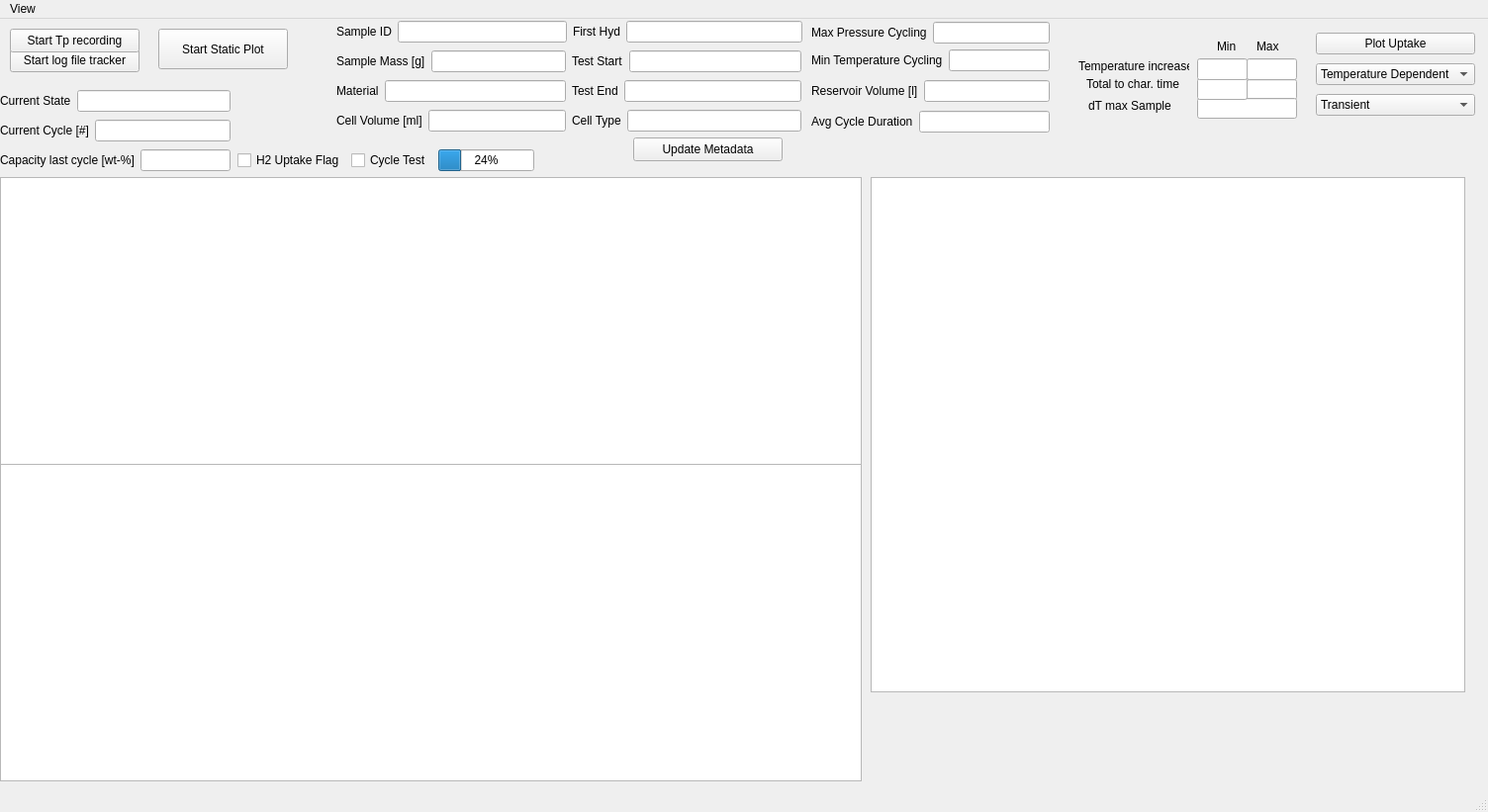
<?xml version="1.0" encoding="UTF-8"?>
<ui version="4.0">
 <class>MainWindow</class>
 <widget class="QMainWindow" name="MainWindow">
  <property name="geometry">
   <rect>
    <x>0</x>
    <y>0</y>
    <width>1504</width>
    <height>821</height>
   </rect>
  </property>
  <property name="windowTitle">
   <string>MainWindow</string>
  </property>
  <widget class="QWidget" name="centralwidget">
   <widget class="QGraphicsView" name="ExpMetaPlotLeftLower">
    <property name="geometry">
     <rect>
      <x>0</x>
      <y>450</y>
      <width>871</width>
      <height>321</height>
     </rect>
    </property>
   </widget>
   <widget class="QWidget" name="layoutWidget_5">
    <property name="geometry">
     <rect>
      <x>340</x>
      <y>0</y>
      <width>471</width>
      <height>26</height>
     </rect>
    </property>
    <layout class="QHBoxLayout" name="horizontalLayout_10">
     <item>
      <layout class="QHBoxLayout" name="horizontalLayout">
       <item>
        <widget class="QLabel" name="label_15">
         <property name="text">
          <string>Sample ID</string>
         </property>
        </widget>
       </item>
       <item>
        <widget class="QLineEdit" name="sample_id_edit_field">
         <property name="text">
          <string/>
         </property>
        </widget>
       </item>
      </layout>
     </item>
     <item>
      <layout class="QHBoxLayout" name="horizontalLayout_9">
       <item>
        <widget class="QLabel" name="label_14">
         <property name="text">
          <string>First Hyd</string>
         </property>
        </widget>
       </item>
       <item>
        <widget class="QLineEdit" name="first_hyd_edit_field">
         <property name="text">
          <string/>
         </property>
        </widget>
       </item>
      </layout>
     </item>
    </layout>
   </widget>
   <widget class="QLineEdit" name="MaxCharTimeEditField">
    <property name="geometry">
     <rect>
      <x>1260</x>
      <y>61</y>
      <width>51</width>
      <height>21</height>
     </rect>
    </property>
   </widget>
   <widget class="QWidget" name="layoutWidget_6">
    <property name="geometry">
     <rect>
      <x>240</x>
      <y>130</y>
      <width>300</width>
      <height>26</height>
     </rect>
    </property>
    <layout class="QHBoxLayout" name="horizontalLayout_4">
     <item>
      <widget class="QCheckBox" name="h2_uptake_check_box">
       <property name="text">
        <string>H2 Uptake Flag</string>
       </property>
      </widget>
     </item>
     <item>
      <widget class="QCheckBox" name="cycle_test_check_box">
       <property name="text">
        <string>Cycle Test</string>
       </property>
      </widget>
     </item>
     <item>
      <widget class="QProgressBar" name="progress_bar">
       <property name="value">
        <number>24</number>
       </property>
      </widget>
     </item>
    </layout>
   </widget>
   <widget class="QPushButton" name="start_stop_log_file_tracker_button">
    <property name="geometry">
     <rect>
      <x>10</x>
      <y>30</y>
      <width>131</width>
      <height>24</height>
     </rect>
    </property>
    <property name="text">
     <string>Start log file tracker</string>
    </property>
   </widget>
   <widget class="QLabel" name="label_3">
    <property name="geometry">
     <rect>
      <x>1090</x>
      <y>40</y>
      <width>112</width>
      <height>16</height>
     </rect>
    </property>
    <property name="text">
     <string>Temperature increase</string>
    </property>
   </widget>
   <widget class="QLineEdit" name="dT_max_sample_measurement_edit_field">
    <property name="geometry">
     <rect>
      <x>1210</x>
      <y>80</y>
      <width>101</width>
      <height>21</height>
     </rect>
    </property>
   </widget>
   <widget class="QLabel" name="label_7">
    <property name="geometry">
     <rect>
      <x>550</x>
      <y>-20</y>
      <width>91</width>
      <height>16</height>
     </rect>
    </property>
    <property name="text">
     <string>Meta data</string>
    </property>
   </widget>
   <widget class="QLineEdit" name="MinCharTimeEditField">
    <property name="geometry">
     <rect>
      <x>1210</x>
      <y>60</y>
      <width>51</width>
      <height>22</height>
     </rect>
    </property>
   </widget>
   <widget class="QPushButton" name="update_meta_data_button">
    <property name="geometry">
     <rect>
      <x>640</x>
      <y>120</y>
      <width>151</width>
      <height>24</height>
     </rect>
    </property>
    <property name="text">
     <string>Update Metadata</string>
    </property>
   </widget>
   <widget class="QLabel" name="label">
    <property name="geometry">
     <rect>
      <x>1230</x>
      <y>20</y>
      <width>21</width>
      <height>16</height>
     </rect>
    </property>
    <property name="text">
     <string>Min</string>
    </property>
   </widget>
   <widget class="QWidget" name="layoutWidget">
    <property name="geometry">
     <rect>
      <x>1330</x>
      <y>11</y>
      <width>161</width>
      <height>91</height>
     </rect>
    </property>
    <layout class="QVBoxLayout" name="verticalLayout_8">
     <item>
      <widget class="QPushButton" name="plot_uptake_button">
       <property name="text">
        <string>Plot Uptake</string>
       </property>
      </widget>
     </item>
     <item>
      <widget class="QComboBox" name="T_p_dependent_drop_down">
       <item>
        <property name="text">
         <string>Temperature Dependent</string>
        </property>
       </item>
       <item>
        <property name="text">
         <string>Pressure Dependent</string>
        </property>
       </item>
      </widget>
     </item>
     <item>
      <widget class="QComboBox" name="XyDataSelectDropDown">
       <item>
        <property name="text">
         <string>Transient</string>
        </property>
       </item>
       <item>
        <property name="text">
         <string>Residual</string>
        </property>
       </item>
       <item>
        <property name="text">
         <string>Calculated</string>
        </property>
       </item>
       <item>
        <property name="text">
         <string>Drift</string>
        </property>
       </item>
      </widget>
     </item>
    </layout>
   </widget>
   <widget class="QWidget" name="layoutWidget_2">
    <property name="geometry">
     <rect>
      <x>0</x>
      <y>70</y>
      <width>233</width>
      <height>86</height>
     </rect>
    </property>
    <layout class="QVBoxLayout" name="verticalLayout_7">
     <item>
      <layout class="QHBoxLayout" name="horizontalLayout_20">
       <item>
        <widget class="QLabel" name="label_22">
         <property name="text">
          <string>Current State</string>
         </property>
        </widget>
       </item>
       <item>
        <widget class="QLineEdit" name="current_de_hyd_state_edit_field">
         <property name="text">
          <string/>
         </property>
        </widget>
       </item>
      </layout>
     </item>
     <item>
      <layout class="QHBoxLayout" name="horizontalLayout_19">
       <item>
        <widget class="QLabel" name="label_21">
         <property name="text">
          <string>Current Cycle [#]</string>
         </property>
        </widget>
       </item>
       <item>
        <widget class="QLineEdit" name="current_cycle_edit_field">
         <property name="text">
          <string/>
         </property>
        </widget>
       </item>
      </layout>
     </item>
     <item>
      <layout class="QHBoxLayout" name="horizontalLayout_22">
       <item>
        <widget class="QLabel" name="label_24">
         <property name="text">
          <string>Capacity last cycle [wt-%]</string>
         </property>
        </widget>
       </item>
       <item>
        <widget class="QLineEdit" name="current_uptake_edit_field">
         <property name="text">
          <string/>
         </property>
        </widget>
       </item>
      </layout>
     </item>
    </layout>
   </widget>
   <widget class="QLineEdit" name="MinTempIncEditField">
    <property name="geometry">
     <rect>
      <x>1210</x>
      <y>40</y>
      <width>51</width>
      <height>22</height>
     </rect>
    </property>
   </widget>
   <widget class="QGraphicsView" name="xy_plot_window">
    <property name="geometry">
     <rect>
      <x>880</x>
      <y>160</y>
      <width>601</width>
      <height>521</height>
     </rect>
    </property>
   </widget>
   <widget class="QWidget" name="layoutWidget_4">
    <property name="geometry">
     <rect>
      <x>820</x>
      <y>0</y>
      <width>241</width>
      <height>121</height>
     </rect>
    </property>
    <layout class="QVBoxLayout" name="verticalLayout_2">
     <item>
      <layout class="QVBoxLayout" name="verticalLayout_4">
       <item>
        <layout class="QHBoxLayout" name="horizontalLayout_14">
         <item alignment="Qt::AlignmentFlag::AlignVCenter">
          <widget class="QLabel" name="label_16">
           <property name="text">
            <string>Max Pressure Cycling</string>
           </property>
          </widget>
         </item>
         <item>
          <widget class="QLineEdit" name="max_pressure_cycling_edit_field">
           <property name="text">
            <string/>
           </property>
          </widget>
         </item>
        </layout>
       </item>
       <item>
        <layout class="QHBoxLayout" name="horizontalLayout_15">
         <item>
          <widget class="QLabel" name="label_17">
           <property name="text">
            <string>Min Temperature Cycling</string>
           </property>
          </widget>
         </item>
         <item>
          <widget class="QLineEdit" name="min_temperature_cycling_edit_field">
           <property name="text">
            <string/>
           </property>
          </widget>
         </item>
        </layout>
       </item>
      </layout>
     </item>
     <item>
      <layout class="QVBoxLayout" name="verticalLayout_5">
       <item>
        <layout class="QHBoxLayout" name="horizontalLayout_16">
         <item>
          <widget class="QLabel" name="label_18">
           <property name="text">
            <string>Reservoir Volume [l]</string>
           </property>
          </widget>
         </item>
         <item>
          <widget class="QLineEdit" name="reservoir_volume_edit_field">
           <property name="text">
            <string/>
           </property>
          </widget>
         </item>
        </layout>
       </item>
      </layout>
     </item>
     <item>
      <layout class="QHBoxLayout" name="horizontalLayout_21">
       <item>
        <widget class="QLabel" name="label_23">
         <property name="text">
          <string>Avg Cycle Duration</string>
         </property>
        </widget>
       </item>
       <item>
        <widget class="QLineEdit" name="cycle_duration_edit_field">
         <property name="text">
          <string/>
         </property>
        </widget>
       </item>
      </layout>
     </item>
    </layout>
   </widget>
   <widget class="QLabel" name="label_6">
    <property name="geometry">
     <rect>
      <x>1100</x>
      <y>80</y>
      <width>95</width>
      <height>16</height>
     </rect>
    </property>
    <property name="text">
     <string>dT max Sample</string>
    </property>
   </widget>
   <widget class="QGraphicsView" name="ExpMetaPlotLeft">
    <property name="geometry">
     <rect>
      <x>0</x>
      <y>160</y>
      <width>871</width>
      <height>291</height>
     </rect>
    </property>
   </widget>
   <widget class="QPushButton" name="start_stop_tp_recording_button">
    <property name="geometry">
     <rect>
      <x>10</x>
      <y>10</y>
      <width>131</width>
      <height>24</height>
     </rect>
    </property>
    <property name="text">
     <string>Start Tp recording</string>
    </property>
   </widget>
   <widget class="QWidget" name="layoutWidget_3">
    <property name="geometry">
     <rect>
      <x>340</x>
      <y>30</y>
      <width>470</width>
      <height>88</height>
     </rect>
    </property>
    <layout class="QHBoxLayout" name="horizontalLayout_8">
     <item>
      <layout class="QVBoxLayout" name="verticalLayout">
       <item>
        <layout class="QHBoxLayout" name="horizontalLayout_2">
         <item>
          <widget class="QLabel" name="label_8">
           <property name="text">
            <string>Sample Mass [g]</string>
           </property>
          </widget>
         </item>
         <item>
          <widget class="QLineEdit" name="sample_mass_edit_field"/>
         </item>
        </layout>
       </item>
       <item>
        <layout class="QHBoxLayout" name="horizontalLayout_7">
         <item>
          <widget class="QLabel" name="label_9">
           <property name="text">
            <string>Material</string>
           </property>
          </widget>
         </item>
         <item>
          <widget class="QLineEdit" name="material_composition_edit_field">
           <property name="text">
            <string/>
           </property>
          </widget>
         </item>
        </layout>
       </item>
       <item>
        <layout class="QHBoxLayout" name="horizontalLayout_3">
         <item>
          <widget class="QLabel" name="label_10">
           <property name="text">
            <string>Cell Volume [ml]</string>
           </property>
          </widget>
         </item>
         <item>
          <widget class="QLineEdit" name="cell_volume_edit_field">
           <property name="text">
            <string/>
           </property>
          </widget>
         </item>
        </layout>
       </item>
      </layout>
     </item>
     <item>
      <layout class="QVBoxLayout" name="verticalLayout_3">
       <item>
        <layout class="QHBoxLayout" name="horizontalLayout_11">
         <item>
          <widget class="QLabel" name="label_11">
           <property name="text">
            <string>Test Start</string>
           </property>
          </widget>
         </item>
         <item>
          <widget class="QLineEdit" name="test_start_edit_field"/>
         </item>
        </layout>
       </item>
       <item>
        <layout class="QHBoxLayout" name="horizontalLayout_12">
         <item>
          <widget class="QLabel" name="label_12">
           <property name="text">
            <string>Test End</string>
           </property>
          </widget>
         </item>
         <item>
          <widget class="QLineEdit" name="test_end_edit_field"/>
         </item>
        </layout>
       </item>
       <item>
        <layout class="QHBoxLayout" name="horizontalLayout_13">
         <item>
          <widget class="QLabel" name="label_13">
           <property name="text">
            <string>Cell Type</string>
           </property>
          </widget>
         </item>
         <item>
          <widget class="QLineEdit" name="cell_type_edit_field">
           <property name="text">
            <string/>
           </property>
          </widget>
         </item>
        </layout>
       </item>
      </layout>
     </item>
    </layout>
   </widget>
   <widget class="QPushButton" name="start_stop_static_plot_button">
    <property name="geometry">
     <rect>
      <x>160</x>
      <y>10</y>
      <width>131</width>
      <height>41</height>
     </rect>
    </property>
    <property name="text">
     <string>Start Static Plot</string>
    </property>
   </widget>
   <widget class="QLineEdit" name="MaxTempIncEditField">
    <property name="geometry">
     <rect>
      <x>1260</x>
      <y>40</y>
      <width>51</width>
      <height>22</height>
     </rect>
    </property>
   </widget>
   <widget class="QLabel" name="label_4">
    <property name="geometry">
     <rect>
      <x>1098</x>
      <y>58</y>
      <width>95</width>
      <height>16</height>
     </rect>
    </property>
    <property name="text">
     <string>Total to char. time</string>
    </property>
   </widget>
   <widget class="QLabel" name="label_2">
    <property name="geometry">
     <rect>
      <x>1270</x>
      <y>20</y>
      <width>23</width>
      <height>16</height>
     </rect>
    </property>
    <property name="text">
     <string>Max</string>
    </property>
   </widget>
  </widget>
  <widget class="QMenuBar" name="menubar">
   <property name="geometry">
    <rect>
     <x>0</x>
     <y>0</y>
     <width>1504</width>
     <height>22</height>
    </rect>
   </property>
   <widget class="QMenu" name="menuView">
    <property name="title">
     <string>View</string>
    </property>
    <addaction name="actionTest_Planner"/>
    <addaction name="actionConfig_Settings"/>
    <addaction name="actionQuick_Export"/>
    <addaction name="actionDicon_Simulator"/>
    <addaction name="actionSchedule_Creator"/>
   </widget>
   <addaction name="menuView"/>
  </widget>
  <widget class="QStatusBar" name="statusbar"/>
  <action name="actionTest_Planner">
   <property name="text">
    <string>Test Planner</string>
   </property>
  </action>
  <action name="actionConfig_Settings">
   <property name="text">
    <string>Config Settings</string>
   </property>
  </action>
  <action name="actionQuick_Export">
   <property name="text">
    <string>Quick Export</string>
   </property>
  </action>
  <action name="actionDicon_Simulator">
   <property name="text">
    <string>Dicon Simulator</string>
   </property>
  </action>
  <action name="actionSchedule_Creator">
   <property name="text">
    <string>Schedule Creator</string>
   </property>
  </action>
 </widget>
 <resources/>
 <connections/>
</ui>
